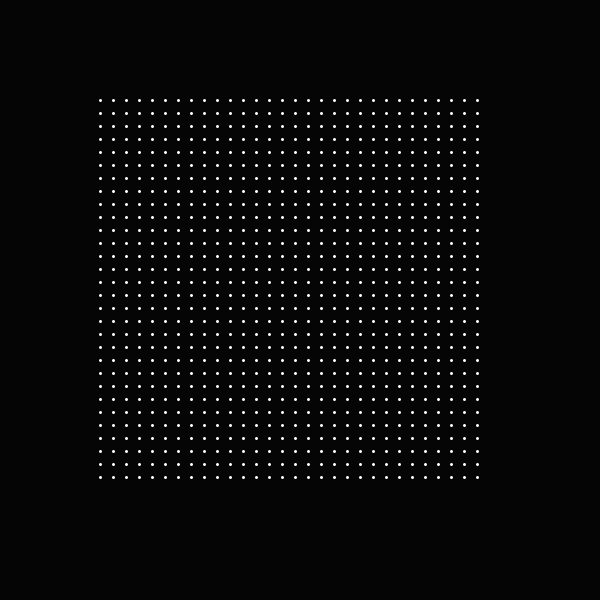
Frame 1 (no input)
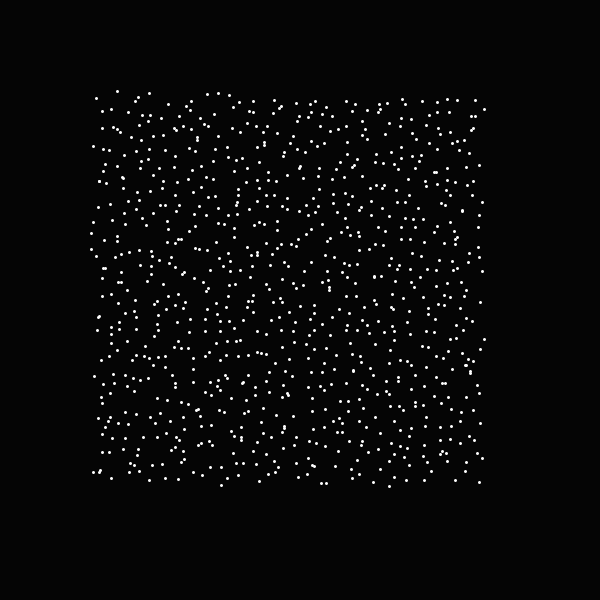
Frame 60 (the mouse pressed at the canvas centre just before this capture)
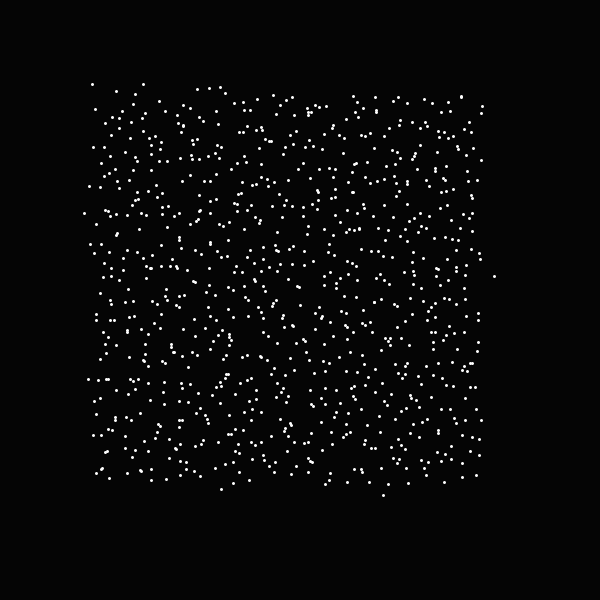
Frame 120 (the mouse held since frame 60 and released just before this capture)

The Processing sketch that drew these frames (run headless with seeded random() and noise(); from frame 60 on, the mouse is pressed at the canvas centre):

// Processing sketch: array_2d_3
// ── array_2d_3.pde
int COLS_NUM = 30;
int ROWS_NUM = 30;

float[][] posx = new float[COLS_NUM][ROWS_NUM];
float[][] posy = new float[COLS_NUM][ROWS_NUM];

void setup() {
  size(600, 600);

  float xStepAmount = (width-200)/(posx.length - 1);
  float yStepAmount = (height-200)/(posx[0].length - 1);

  for (int i = 0; i < posx.length; i++) {
    for (int j = 0; j < posx[0].length; j++) {
      posx[i][j] = 100 + i * xStepAmount;
      posy[i][j] = 100 + j * yStepAmount;
    }
  }

  strokeWeight(3);
  stroke(255);
}

void draw() {
  background(5);

  for (int i = 0; i < posx.length; i++) {
    for (int j = 0; j < posx[0].length; j++) {
      point(posx[i][j], posy[i][j]);
      posx[i][j] += random(-1,1);
      posy[i][j] += random(-1,1);
    }
  }
}
